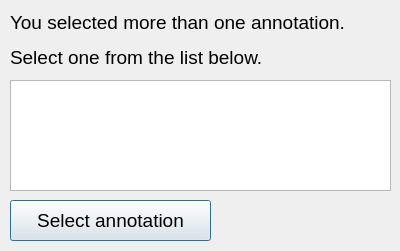
<?xml version="1.0" encoding="UTF-8"?>
<ui version="4.0">
 <class>AnnotationSelectionDialog</class>
 <widget class="QDialog" name="AnnotationSelectionDialog">
  <property name="geometry">
   <rect>
    <x>0</x>
    <y>0</y>
    <width>400</width>
    <height>251</height>
   </rect>
  </property>
  <property name="windowTitle">
   <string>Dialog</string>
  </property>
  <widget class="QListView" name="annotationsListView">
   <property name="geometry">
    <rect>
     <x>10</x>
     <y>80</y>
     <width>381</width>
     <height>111</height>
    </rect>
   </property>
  </widget>
  <widget class="QPushButton" name="selectAnnotationButton">
   <property name="geometry">
    <rect>
     <x>10</x>
     <y>200</y>
     <width>201</width>
     <height>41</height>
    </rect>
   </property>
   <property name="font">
    <font>
     <pointsize>14</pointsize>
    </font>
   </property>
   <property name="text">
    <string>Select annotation</string>
   </property>
  </widget>
  <widget class="QLabel" name="label">
   <property name="geometry">
    <rect>
     <x>10</x>
     <y>10</y>
     <width>381</width>
     <height>61</height>
    </rect>
   </property>
   <property name="text">
    <string>&lt;html&gt;&lt;head/&gt;&lt;body&gt;&lt;p&gt;&lt;span style=&quot; font-size:14pt;&quot;&gt;You selected more than one annotation. &lt;/span&gt;&lt;/p&gt;&lt;p&gt;&lt;span style=&quot; font-size:14pt;&quot;&gt;Select one from the list below.&lt;/span&gt;&lt;/p&gt;&lt;/body&gt;&lt;/html&gt;</string>
   </property>
  </widget>
 </widget>
 <resources/>
 <connections/>
</ui>
